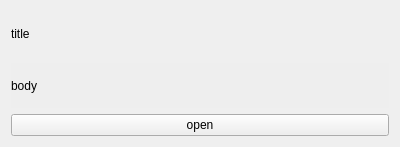
<?xml version="1.0" encoding="UTF-8"?>
<ui version="4.0">
 <class>Form</class>
 <widget class="QWidget" name="Form">
  <property name="geometry">
   <rect>
    <x>0</x>
    <y>0</y>
    <width>400</width>
    <height>147</height>
   </rect>
  </property>
  <property name="windowTitle">
   <string>Form</string>
  </property>
  <property name="styleSheet">
   <string notr="true">#course_layout{
background: #aaa;
}</string>
  </property>
  <layout class="QVBoxLayout" name="verticalLayout_2">
   <item>
    <widget class="QLabel" name="title">
     <property name="text">
      <string>title</string>
     </property>
    </widget>
   </item>
   <item>
    <widget class="QLabel" name="body">
     <property name="styleSheet">
      <string notr="true">background:#eee;
</string>
     </property>
     <property name="text">
      <string>body</string>
     </property>
    </widget>
   </item>
   <item>
    <widget class="QPushButton" name="pushButton">
     <property name="text">
      <string>open</string>
     </property>
    </widget>
   </item>
  </layout>
 </widget>
 <resources/>
 <connections/>
</ui>
